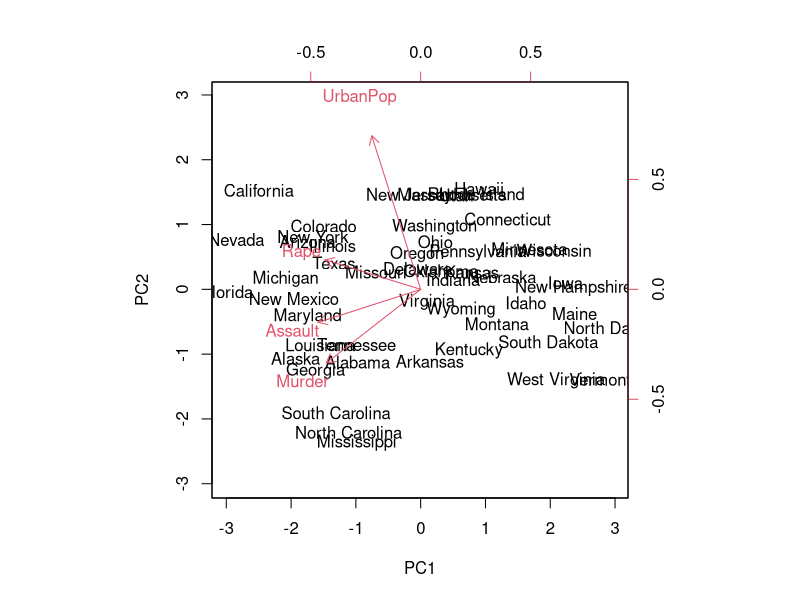
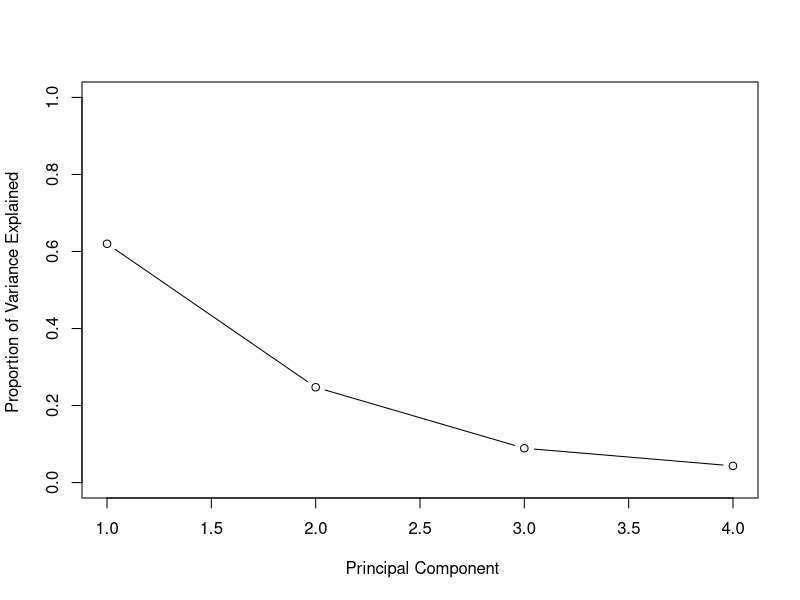
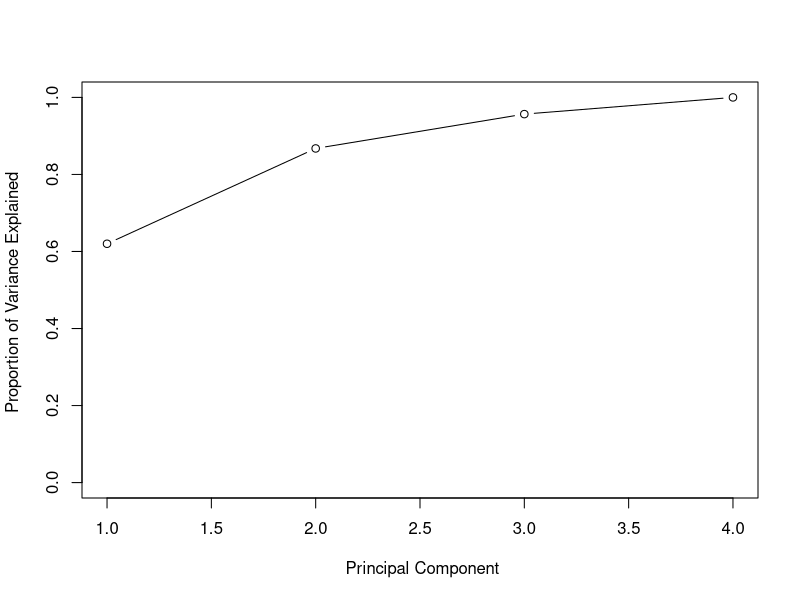

Source code (R) for these figures, in order:
USArrests
states=row.names(USArrests)
states


apply(USArrests , 2, mean) #mean by col
apply(USArrests , 2, var) #mean by col


apply(USArrests , 1, mean) #mean by row

#principla component analysis
pr.out =prcomp(USArrests , scale =TRUE) #scale to sd = 1
pr.out
#1. sdev 2.rotation (PC loading) 3.center(mean) 4.scale(std dev) 5.x
pr.out$center
pr.out$scale
pr.out$rotation[,1]
pr.out$x

#PC loading is normalized to 1
test <- pr.out$rotation[,1]
sum(test^2)

#plot pincipla coponent score
biplot(pr.out, scale=0)

#how much var is explained by each PC
pr.var = pr.out$sdev^2
pve = pr.var/sum(pr.var)
pve

plot(pve , xlab=" Principal Component", 
     ylab="Proportion of Variance Explained ", 
     ylim=c(0,1) ,type='b')

plot(cumsum(pve) , xlab=" Principal Component", 
     ylab="Proportion of Variance Explained ", 
     ylim=c(0,1) ,type='b')
